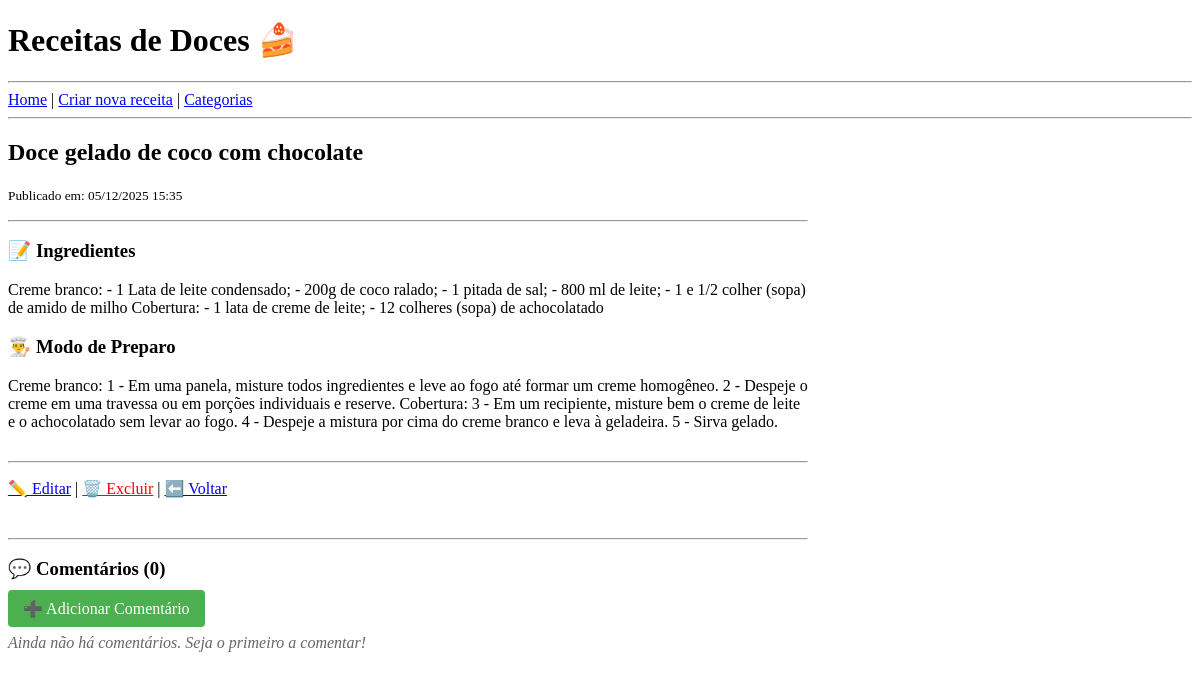
Page /3/ on the earlier database version.
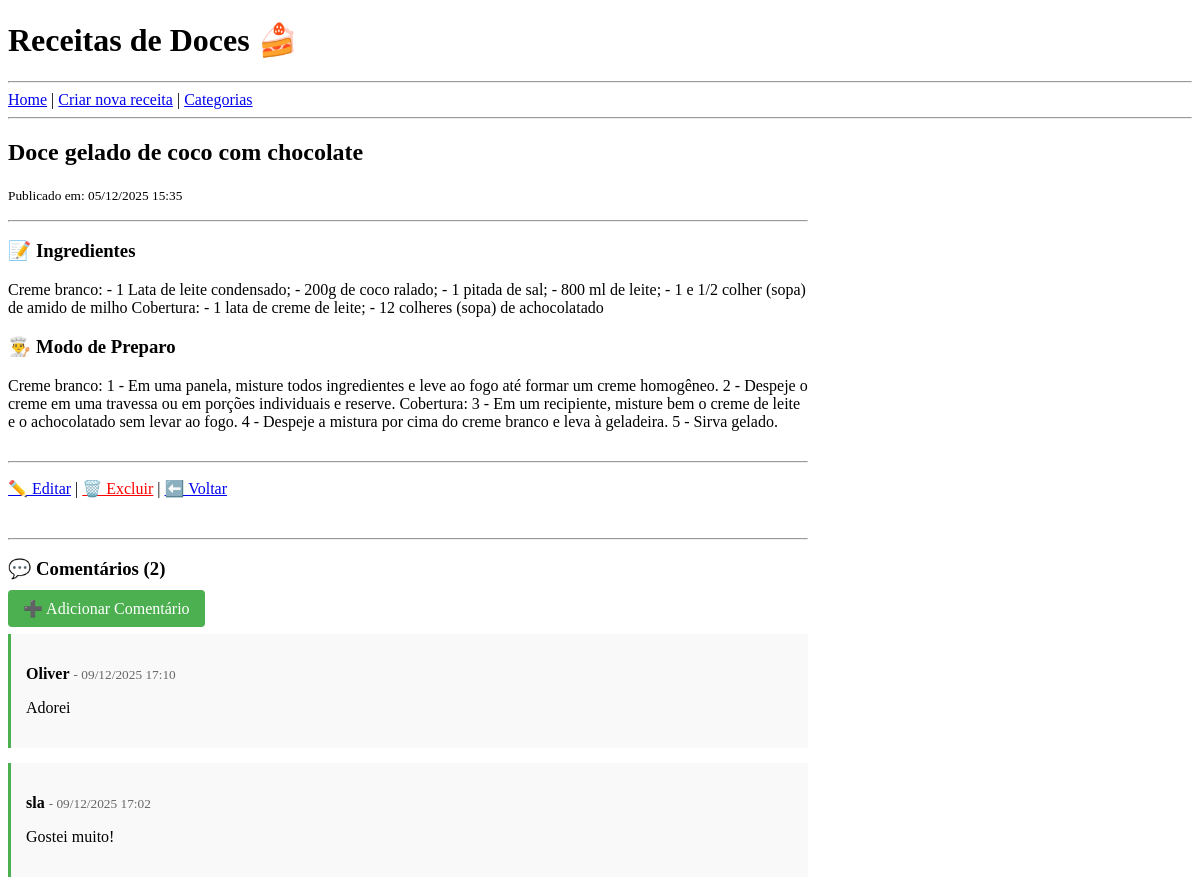
Same page on the later database version.
### blog/models.py (models this page shows, shortened)
class Post(models.Model):
    titulo = models.CharField(max_length=200)
    descricao = models.TextField(blank=True)  # Descrição breve da receita
    ingredientes = models.TextField()  # Lista de ingredientes (HTML)
    modo_preparo = models.TextField()  # Modo de preparo (HTML)
    data_postagem = models.DateTimeField(auto_now_add=True)
    categorias = models.ManyToManyField(Category, related_name='posts', blank=True)

class Comment(models.Model):
    post = models.ForeignKey(Post, on_delete=models.CASCADE, related_name='comentarios')
    autor = models.ForeignKey(User, on_delete=models.CASCADE)
    texto = models.TextField()
    data_postagem = models.DateTimeField(auto_now_add=True)
    class Meta:
        ordering = ['-data_postagem']  # Mais recentes primeiro

### blog/views.py (the view)
# urls.py: path('<int:id>/', views.DetalhePostView.as_view(), name='detalhe_post'),
class DetalhePostView(DetailView):
    model = Post
    template_name = 'blog/detalhe.html'
    context_object_name = 'post'
    pk_url_kwarg = 'id'
    def get_context_data(self, **kwargs):
        context = super().get_context_data(**kwargs)
        context['comentarios'] = self.object.comentarios.all()
        return context

### blog/templates/blog/detalhe.html (shortened to what this page needs)
{% extends 'base.html' %}
{% block conteudo %}
<article style="max-width: 800px;">
    <h2>{{ post.titulo }}</h2>
    <p><small>Publicado em: {{ post.data_postagem|date:"d/m/Y H:i" }}</small></p>
    <hr>
    <h3>📝 Ingredientes</h3>
    <div style="margin: 15px 0;">
        {{ post.ingredientes|safe }}
    </div>
    <h3>👨‍🍳 Modo de Preparo</h3>
    <div style="margin: 15px 0;">
        {{ post.modo_preparo|safe }}
    </div>
    <hr style="margin-top: 30px;">
    <p>
        <a href="{% url 'editar_post' post.id %}">✏️ Editar</a> |
        <a href="{% url 'excluir_post' post.id %}" style="color: red;">🗑️ Excluir</a> |
        <a href="{% url 'lista_posts' %}">⬅️ Voltar</a>
    </p>
    <hr style="margin-top: 40px;">
    <h3>💬 Comentários ({{ comentarios.count }})</h3>
    <p><a href="{% url 'criar_comentario' post.id %}" style="background-color: #4CAF50; color: white; padding: 10px 15px; text-decoration: none; border-radius: 4px;">➕ Adicionar Comentário</a></p>
    {% if comentarios %}
        {% for comentario in comentarios %}
        <div style="background-color: #f9f9f9; padding: 15px; margin: 15px 0; border-left: 3px solid #4CAF50;">
            <p><strong>{{ comentario.autor.username }}</strong> <small style="color: #666;">- {{ comentario.data_postagem|date:"d/m/Y H:i" }}</small></p>
            <p>{{ comentario.texto }}</p>
        </div>
        {% endfor %}
    {% else %}
        <p style="color: #666;"><em>Ainda não há comentários. Seja o primeiro a comentar!</em></p>
    {% endif %}
</article>
{% endblock %}

Differences in the rows shown:
computed for Post "Doce gelado de coco com chocolate": count "0" → "2"
added Comment: autor.username "Oliver", data_postagem "09/12/2025 17:10", texto "Adorei"
added Comment: autor.username "sla", data_postagem "09/12/2025 17:02", texto "Gostei muito!"
Other differences:
text no longer shown: "Ainda não há comentários. Seja o primeiro a comentar!"
